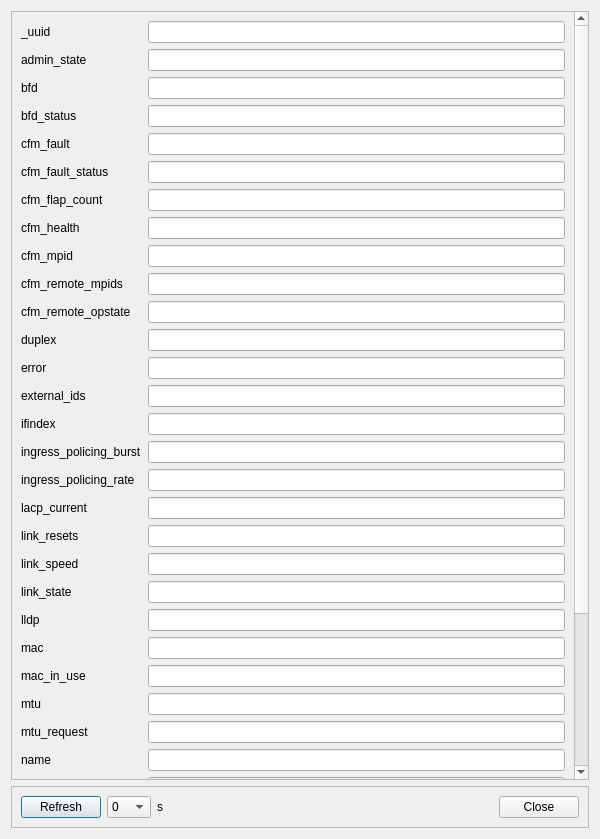
<?xml version="1.0" encoding="UTF-8"?>
<ui version="4.0">
 <class>IF_Dialog</class>
 <widget class="QDialog" name="IF_Dialog">
  <property name="geometry">
   <rect>
    <x>0</x>
    <y>0</y>
    <width>600</width>
    <height>839</height>
   </rect>
  </property>
  <property name="sizePolicy">
   <sizepolicy hsizetype="Fixed" vsizetype="Fixed">
    <horstretch>0</horstretch>
    <verstretch>0</verstretch>
   </sizepolicy>
  </property>
  <property name="windowTitle">
   <string>interface</string>
  </property>
  <layout class="QVBoxLayout" name="verticalLayout">
   <item>
    <widget class="QScrollArea" name="if_scrollArea">
     <property name="sizePolicy">
      <sizepolicy hsizetype="Expanding" vsizetype="Expanding">
       <horstretch>0</horstretch>
       <verstretch>2</verstretch>
      </sizepolicy>
     </property>
     <property name="verticalScrollBarPolicy">
      <enum>Qt::ScrollBarAlwaysOn</enum>
     </property>
     <property name="horizontalScrollBarPolicy">
      <enum>Qt::ScrollBarAsNeeded</enum>
     </property>
     <property name="widgetResizable">
      <bool>true</bool>
     </property>
     <property name="paintme01" stdset="0">
      <bool>true</bool>
     </property>
     <widget class="QWidget" name="if_scrollAreaWidgetContents">
      <property name="geometry">
       <rect>
        <x>0</x>
        <y>-413</y>
        <width>566</width>
        <height>1176</height>
       </rect>
      </property>
      <layout class="QVBoxLayout" name="verticalLayout_3">
       <item>
        <layout class="QGridLayout" name="gridLayout_2">
         <item row="27" column="0">
          <widget class="QLabel" name="label_29">
           <property name="sizePolicy">
            <sizepolicy hsizetype="Fixed" vsizetype="Preferred">
             <horstretch>0</horstretch>
             <verstretch>0</verstretch>
            </sizepolicy>
           </property>
           <property name="text">
            <string>ofport</string>
           </property>
          </widget>
         </item>
         <item row="10" column="0">
          <widget class="QLabel" name="label_12">
           <property name="sizePolicy">
            <sizepolicy hsizetype="Fixed" vsizetype="Preferred">
             <horstretch>0</horstretch>
             <verstretch>0</verstretch>
            </sizepolicy>
           </property>
           <property name="text">
            <string>cfm_remote_opstate</string>
           </property>
          </widget>
         </item>
         <item row="14" column="0">
          <widget class="QLabel" name="label_16">
           <property name="sizePolicy">
            <sizepolicy hsizetype="Fixed" vsizetype="Preferred">
             <horstretch>0</horstretch>
             <verstretch>0</verstretch>
            </sizepolicy>
           </property>
           <property name="text">
            <string>ifindex</string>
           </property>
          </widget>
         </item>
         <item row="11" column="0">
          <widget class="QLabel" name="label_13">
           <property name="sizePolicy">
            <sizepolicy hsizetype="Fixed" vsizetype="Preferred">
             <horstretch>0</horstretch>
             <verstretch>0</verstretch>
            </sizepolicy>
           </property>
           <property name="text">
            <string>duplex</string>
           </property>
          </widget>
         </item>
         <item row="0" column="0">
          <widget class="QLabel" name="label_1">
           <property name="sizePolicy">
            <sizepolicy hsizetype="Fixed" vsizetype="Fixed">
             <horstretch>0</horstretch>
             <verstretch>0</verstretch>
            </sizepolicy>
           </property>
           <property name="text">
            <string>_uuid</string>
           </property>
          </widget>
         </item>
         <item row="1" column="0">
          <widget class="QLabel" name="label_2">
           <property name="sizePolicy">
            <sizepolicy hsizetype="Fixed" vsizetype="Preferred">
             <horstretch>0</horstretch>
             <verstretch>0</verstretch>
            </sizepolicy>
           </property>
           <property name="text">
            <string>admin_state</string>
           </property>
          </widget>
         </item>
         <item row="1" column="1">
          <widget class="QLineEdit" name="lineEdit_admin_state">
           <property name="readOnly">
            <bool>true</bool>
           </property>
           <property name="clearButtonEnabled">
            <bool>false</bool>
           </property>
          </widget>
         </item>
         <item row="0" column="1">
          <widget class="QLineEdit" name="lineEdit__uuid">
           <property name="readOnly">
            <bool>true</bool>
           </property>
           <property name="clearButtonEnabled">
            <bool>false</bool>
           </property>
          </widget>
         </item>
         <item row="2" column="1">
          <widget class="QLineEdit" name="lineEdit_bfd">
           <property name="text">
            <string/>
           </property>
           <property name="dragEnabled">
            <bool>false</bool>
           </property>
           <property name="readOnly">
            <bool>true</bool>
           </property>
           <property name="placeholderText">
            <string/>
           </property>
           <property name="clearButtonEnabled">
            <bool>false</bool>
           </property>
          </widget>
         </item>
         <item row="7" column="0">
          <widget class="QLabel" name="label_9">
           <property name="sizePolicy">
            <sizepolicy hsizetype="Fixed" vsizetype="Preferred">
             <horstretch>0</horstretch>
             <verstretch>0</verstretch>
            </sizepolicy>
           </property>
           <property name="text">
            <string>cfm_health</string>
           </property>
          </widget>
         </item>
         <item row="19" column="0">
          <widget class="QLabel" name="label_21">
           <property name="sizePolicy">
            <sizepolicy hsizetype="Fixed" vsizetype="Preferred">
             <horstretch>0</horstretch>
             <verstretch>0</verstretch>
            </sizepolicy>
           </property>
           <property name="text">
            <string>link_speed</string>
           </property>
          </widget>
         </item>
         <item row="3" column="0">
          <widget class="QLabel" name="label_4">
           <property name="sizePolicy">
            <sizepolicy hsizetype="Fixed" vsizetype="Preferred">
             <horstretch>0</horstretch>
             <verstretch>0</verstretch>
            </sizepolicy>
           </property>
           <property name="text">
            <string>bfd_status</string>
           </property>
          </widget>
         </item>
         <item row="5" column="0">
          <widget class="QLabel" name="label_6">
           <property name="sizePolicy">
            <sizepolicy hsizetype="Fixed" vsizetype="Preferred">
             <horstretch>0</horstretch>
             <verstretch>0</verstretch>
            </sizepolicy>
           </property>
           <property name="text">
            <string>cfm_fault_status</string>
           </property>
          </widget>
         </item>
         <item row="16" column="0">
          <widget class="QLabel" name="label_18">
           <property name="sizePolicy">
            <sizepolicy hsizetype="Fixed" vsizetype="Preferred">
             <horstretch>0</horstretch>
             <verstretch>0</verstretch>
            </sizepolicy>
           </property>
           <property name="text">
            <string>ingress_policing_rate</string>
           </property>
          </widget>
         </item>
         <item row="22" column="0">
          <widget class="QLabel" name="label_22">
           <property name="sizePolicy">
            <sizepolicy hsizetype="Fixed" vsizetype="Preferred">
             <horstretch>0</horstretch>
             <verstretch>0</verstretch>
            </sizepolicy>
           </property>
           <property name="text">
            <string>mac</string>
           </property>
          </widget>
         </item>
         <item row="12" column="0">
          <widget class="QLabel" name="label_14">
           <property name="sizePolicy">
            <sizepolicy hsizetype="Fixed" vsizetype="Preferred">
             <horstretch>0</horstretch>
             <verstretch>0</verstretch>
            </sizepolicy>
           </property>
           <property name="text">
            <string>error</string>
           </property>
          </widget>
         </item>
         <item row="6" column="0">
          <widget class="QLabel" name="label_8">
           <property name="sizePolicy">
            <sizepolicy hsizetype="Fixed" vsizetype="Preferred">
             <horstretch>0</horstretch>
             <verstretch>0</verstretch>
            </sizepolicy>
           </property>
           <property name="text">
            <string>cfm_flap_count</string>
           </property>
          </widget>
         </item>
         <item row="2" column="0">
          <widget class="QLabel" name="label_3">
           <property name="sizePolicy">
            <sizepolicy hsizetype="Fixed" vsizetype="Preferred">
             <horstretch>0</horstretch>
             <verstretch>0</verstretch>
            </sizepolicy>
           </property>
           <property name="text">
            <string>bfd</string>
           </property>
          </widget>
         </item>
         <item row="8" column="0">
          <widget class="QLabel" name="label_10">
           <property name="sizePolicy">
            <sizepolicy hsizetype="Fixed" vsizetype="Preferred">
             <horstretch>0</horstretch>
             <verstretch>0</verstretch>
            </sizepolicy>
           </property>
           <property name="text">
            <string>cfm_mpid</string>
           </property>
          </widget>
         </item>
         <item row="15" column="0">
          <widget class="QLabel" name="label_17">
           <property name="sizePolicy">
            <sizepolicy hsizetype="Fixed" vsizetype="Preferred">
             <horstretch>0</horstretch>
             <verstretch>0</verstretch>
            </sizepolicy>
           </property>
           <property name="text">
            <string>ingress_policing_burst</string>
           </property>
          </widget>
         </item>
         <item row="4" column="0">
          <widget class="QLabel" name="label_5">
           <property name="sizePolicy">
            <sizepolicy hsizetype="Fixed" vsizetype="Preferred">
             <horstretch>0</horstretch>
             <verstretch>0</verstretch>
            </sizepolicy>
           </property>
           <property name="text">
            <string>cfm_fault</string>
           </property>
          </widget>
         </item>
         <item row="13" column="0">
          <widget class="QLabel" name="label_15">
           <property name="sizePolicy">
            <sizepolicy hsizetype="Fixed" vsizetype="Preferred">
             <horstretch>0</horstretch>
             <verstretch>0</verstretch>
            </sizepolicy>
           </property>
           <property name="text">
            <string>external_ids</string>
           </property>
          </widget>
         </item>
         <item row="9" column="0">
          <widget class="QLabel" name="label_11">
           <property name="sizePolicy">
            <sizepolicy hsizetype="Fixed" vsizetype="Preferred">
             <horstretch>0</horstretch>
             <verstretch>0</verstretch>
            </sizepolicy>
           </property>
           <property name="text">
            <string>cfm_remote_mpids</string>
           </property>
          </widget>
         </item>
         <item row="18" column="0">
          <widget class="QLabel" name="label_20">
           <property name="sizePolicy">
            <sizepolicy hsizetype="Fixed" vsizetype="Preferred">
             <horstretch>0</horstretch>
             <verstretch>0</verstretch>
            </sizepolicy>
           </property>
           <property name="text">
            <string>link_resets</string>
           </property>
          </widget>
         </item>
         <item row="17" column="0">
          <widget class="QLabel" name="label_19">
           <property name="sizePolicy">
            <sizepolicy hsizetype="Fixed" vsizetype="Preferred">
             <horstretch>0</horstretch>
             <verstretch>0</verstretch>
            </sizepolicy>
           </property>
           <property name="text">
            <string>lacp_current</string>
           </property>
          </widget>
         </item>
         <item row="24" column="0">
          <widget class="QLabel" name="label_26">
           <property name="sizePolicy">
            <sizepolicy hsizetype="Fixed" vsizetype="Preferred">
             <horstretch>0</horstretch>
             <verstretch>0</verstretch>
            </sizepolicy>
           </property>
           <property name="text">
            <string>mtu</string>
           </property>
          </widget>
         </item>
         <item row="21" column="0">
          <widget class="QLabel" name="label_23">
           <property name="sizePolicy">
            <sizepolicy hsizetype="Fixed" vsizetype="Preferred">
             <horstretch>0</horstretch>
             <verstretch>0</verstretch>
            </sizepolicy>
           </property>
           <property name="text">
            <string>lldp</string>
           </property>
          </widget>
         </item>
         <item row="20" column="0">
          <widget class="QLabel" name="label_24">
           <property name="sizePolicy">
            <sizepolicy hsizetype="Fixed" vsizetype="Preferred">
             <horstretch>0</horstretch>
             <verstretch>0</verstretch>
            </sizepolicy>
           </property>
           <property name="text">
            <string>link_state</string>
           </property>
          </widget>
         </item>
         <item row="23" column="0">
          <widget class="QLabel" name="label_25">
           <property name="sizePolicy">
            <sizepolicy hsizetype="Fixed" vsizetype="Preferred">
             <horstretch>0</horstretch>
             <verstretch>0</verstretch>
            </sizepolicy>
           </property>
           <property name="text">
            <string>mac_in_use</string>
           </property>
          </widget>
         </item>
         <item row="25" column="0">
          <widget class="QLabel" name="label_27">
           <property name="sizePolicy">
            <sizepolicy hsizetype="Fixed" vsizetype="Preferred">
             <horstretch>0</horstretch>
             <verstretch>0</verstretch>
            </sizepolicy>
           </property>
           <property name="text">
            <string>mtu_request</string>
           </property>
          </widget>
         </item>
         <item row="26" column="0">
          <widget class="QLabel" name="label_28">
           <property name="sizePolicy">
            <sizepolicy hsizetype="Fixed" vsizetype="Preferred">
             <horstretch>0</horstretch>
             <verstretch>0</verstretch>
            </sizepolicy>
           </property>
           <property name="text">
            <string>name</string>
           </property>
          </widget>
         </item>
         <item row="28" column="0">
          <widget class="QLabel" name="label_30">
           <property name="sizePolicy">
            <sizepolicy hsizetype="Fixed" vsizetype="Preferred">
             <horstretch>0</horstretch>
             <verstretch>0</verstretch>
            </sizepolicy>
           </property>
           <property name="text">
            <string>ofport_request</string>
           </property>
          </widget>
         </item>
         <item row="29" column="0">
          <widget class="QLabel" name="label_31">
           <property name="sizePolicy">
            <sizepolicy hsizetype="Fixed" vsizetype="Preferred">
             <horstretch>0</horstretch>
             <verstretch>0</verstretch>
            </sizepolicy>
           </property>
           <property name="text">
            <string>options</string>
           </property>
          </widget>
         </item>
         <item row="30" column="0">
          <widget class="QLabel" name="label_32">
           <property name="sizePolicy">
            <sizepolicy hsizetype="Fixed" vsizetype="Preferred">
             <horstretch>0</horstretch>
             <verstretch>0</verstretch>
            </sizepolicy>
           </property>
           <property name="text">
            <string>other_config</string>
           </property>
          </widget>
         </item>
         <item row="32" column="0">
          <widget class="QLabel" name="label_34">
           <property name="sizePolicy">
            <sizepolicy hsizetype="Fixed" vsizetype="Preferred">
             <horstretch>0</horstretch>
             <verstretch>0</verstretch>
            </sizepolicy>
           </property>
           <property name="text">
            <string>status</string>
           </property>
          </widget>
         </item>
         <item row="31" column="0">
          <widget class="QLabel" name="label_33">
           <property name="sizePolicy">
            <sizepolicy hsizetype="Fixed" vsizetype="Preferred">
             <horstretch>0</horstretch>
             <verstretch>0</verstretch>
            </sizepolicy>
           </property>
           <property name="text">
            <string>statistics</string>
           </property>
          </widget>
         </item>
         <item row="33" column="0">
          <widget class="QLabel" name="label_35">
           <property name="sizePolicy">
            <sizepolicy hsizetype="Fixed" vsizetype="Preferred">
             <horstretch>0</horstretch>
             <verstretch>0</verstretch>
            </sizepolicy>
           </property>
           <property name="text">
            <string>type</string>
           </property>
          </widget>
         </item>
         <item row="3" column="1">
          <widget class="QLineEdit" name="lineEdit_bfd_status">
           <property name="text">
            <string/>
           </property>
           <property name="dragEnabled">
            <bool>false</bool>
           </property>
           <property name="readOnly">
            <bool>true</bool>
           </property>
           <property name="placeholderText">
            <string/>
           </property>
           <property name="clearButtonEnabled">
            <bool>false</bool>
           </property>
          </widget>
         </item>
         <item row="10" column="1">
          <widget class="QLineEdit" name="lineEdit_cfm_remote_opstate">
           <property name="text">
            <string/>
           </property>
           <property name="dragEnabled">
            <bool>false</bool>
           </property>
           <property name="readOnly">
            <bool>true</bool>
           </property>
           <property name="placeholderText">
            <string/>
           </property>
           <property name="clearButtonEnabled">
            <bool>false</bool>
           </property>
          </widget>
         </item>
         <item row="4" column="1">
          <widget class="QLineEdit" name="lineEdit_cfm_fault">
           <property name="text">
            <string/>
           </property>
           <property name="dragEnabled">
            <bool>false</bool>
           </property>
           <property name="readOnly">
            <bool>true</bool>
           </property>
           <property name="placeholderText">
            <string/>
           </property>
           <property name="clearButtonEnabled">
            <bool>false</bool>
           </property>
          </widget>
         </item>
         <item row="5" column="1">
          <widget class="QLineEdit" name="lineEdit_cfm_fault_status">
           <property name="text">
            <string/>
           </property>
           <property name="dragEnabled">
            <bool>false</bool>
           </property>
           <property name="readOnly">
            <bool>true</bool>
           </property>
           <property name="placeholderText">
            <string/>
           </property>
           <property name="clearButtonEnabled">
            <bool>false</bool>
           </property>
          </widget>
         </item>
         <item row="6" column="1">
          <widget class="QLineEdit" name="lineEdit_cfm_flap_count">
           <property name="text">
            <string/>
           </property>
           <property name="dragEnabled">
            <bool>false</bool>
           </property>
           <property name="readOnly">
            <bool>true</bool>
           </property>
           <property name="placeholderText">
            <string/>
           </property>
           <property name="clearButtonEnabled">
            <bool>false</bool>
           </property>
          </widget>
         </item>
         <item row="7" column="1">
          <widget class="QLineEdit" name="lineEdit_cfm_health">
           <property name="text">
            <string/>
           </property>
           <property name="dragEnabled">
            <bool>false</bool>
           </property>
           <property name="readOnly">
            <bool>true</bool>
           </property>
           <property name="placeholderText">
            <string/>
           </property>
           <property name="clearButtonEnabled">
            <bool>false</bool>
           </property>
          </widget>
         </item>
         <item row="8" column="1">
          <widget class="QLineEdit" name="lineEdit_cfm_mpid">
           <property name="text">
            <string/>
           </property>
           <property name="dragEnabled">
            <bool>false</bool>
           </property>
           <property name="readOnly">
            <bool>true</bool>
           </property>
           <property name="placeholderText">
            <string/>
           </property>
           <property name="clearButtonEnabled">
            <bool>false</bool>
           </property>
          </widget>
         </item>
         <item row="9" column="1">
          <widget class="QLineEdit" name="lineEdit_cfm_remote_mpids">
           <property name="text">
            <string/>
           </property>
           <property name="dragEnabled">
            <bool>false</bool>
           </property>
           <property name="readOnly">
            <bool>true</bool>
           </property>
           <property name="placeholderText">
            <string/>
           </property>
           <property name="clearButtonEnabled">
            <bool>false</bool>
           </property>
          </widget>
         </item>
         <item row="11" column="1">
          <widget class="QLineEdit" name="lineEdit_duplex">
           <property name="text">
            <string/>
           </property>
           <property name="dragEnabled">
            <bool>false</bool>
           </property>
           <property name="readOnly">
            <bool>true</bool>
           </property>
           <property name="placeholderText">
            <string/>
           </property>
           <property name="clearButtonEnabled">
            <bool>false</bool>
           </property>
          </widget>
         </item>
         <item row="12" column="1">
          <widget class="QLineEdit" name="lineEdit_error">
           <property name="text">
            <string/>
           </property>
           <property name="dragEnabled">
            <bool>false</bool>
           </property>
           <property name="readOnly">
            <bool>true</bool>
           </property>
           <property name="placeholderText">
            <string/>
           </property>
           <property name="clearButtonEnabled">
            <bool>false</bool>
           </property>
          </widget>
         </item>
         <item row="13" column="1">
          <widget class="QLineEdit" name="lineEdit_external_ids">
           <property name="text">
            <string/>
           </property>
           <property name="dragEnabled">
            <bool>false</bool>
           </property>
           <property name="readOnly">
            <bool>true</bool>
           </property>
           <property name="placeholderText">
            <string/>
           </property>
           <property name="clearButtonEnabled">
            <bool>false</bool>
           </property>
          </widget>
         </item>
         <item row="14" column="1">
          <widget class="QLineEdit" name="lineEdit_ifindex">
           <property name="text">
            <string/>
           </property>
           <property name="dragEnabled">
            <bool>false</bool>
           </property>
           <property name="readOnly">
            <bool>true</bool>
           </property>
           <property name="placeholderText">
            <string/>
           </property>
           <property name="clearButtonEnabled">
            <bool>false</bool>
           </property>
          </widget>
         </item>
         <item row="15" column="1">
          <widget class="QLineEdit" name="lineEdit_ingress_policing_burst">
           <property name="text">
            <string/>
           </property>
           <property name="dragEnabled">
            <bool>false</bool>
           </property>
           <property name="readOnly">
            <bool>true</bool>
           </property>
           <property name="placeholderText">
            <string/>
           </property>
           <property name="clearButtonEnabled">
            <bool>false</bool>
           </property>
          </widget>
         </item>
         <item row="16" column="1">
          <widget class="QLineEdit" name="lineEdit_ingress_policing_rate">
           <property name="text">
            <string/>
           </property>
           <property name="dragEnabled">
            <bool>false</bool>
           </property>
           <property name="readOnly">
            <bool>true</bool>
           </property>
           <property name="placeholderText">
            <string/>
           </property>
           <property name="clearButtonEnabled">
            <bool>false</bool>
           </property>
          </widget>
         </item>
         <item row="17" column="1">
          <widget class="QLineEdit" name="lineEdit_lacp_current">
           <property name="text">
            <string/>
           </property>
           <property name="dragEnabled">
            <bool>false</bool>
           </property>
           <property name="readOnly">
            <bool>true</bool>
           </property>
           <property name="placeholderText">
            <string/>
           </property>
           <property name="clearButtonEnabled">
            <bool>false</bool>
           </property>
          </widget>
         </item>
         <item row="18" column="1">
          <widget class="QLineEdit" name="lineEdit_link_resets">
           <property name="text">
            <string/>
           </property>
           <property name="dragEnabled">
            <bool>false</bool>
           </property>
           <property name="readOnly">
            <bool>true</bool>
           </property>
           <property name="placeholderText">
            <string/>
           </property>
           <property name="clearButtonEnabled">
            <bool>false</bool>
           </property>
          </widget>
         </item>
         <item row="19" column="1">
          <widget class="QLineEdit" name="lineEdit_link_speed">
           <property name="text">
            <string/>
           </property>
           <property name="dragEnabled">
            <bool>false</bool>
           </property>
           <property name="readOnly">
            <bool>true</bool>
           </property>
           <property name="placeholderText">
            <string/>
           </property>
           <property name="clearButtonEnabled">
            <bool>false</bool>
           </property>
          </widget>
         </item>
         <item row="20" column="1">
          <widget class="QLineEdit" name="lineEdit_link_state">
           <property name="text">
            <string/>
           </property>
           <property name="dragEnabled">
            <bool>false</bool>
           </property>
           <property name="readOnly">
            <bool>true</bool>
           </property>
           <property name="placeholderText">
            <string/>
           </property>
           <property name="clearButtonEnabled">
            <bool>false</bool>
           </property>
          </widget>
         </item>
         <item row="21" column="1">
          <widget class="QLineEdit" name="lineEdit_lldp">
           <property name="text">
            <string/>
           </property>
           <property name="dragEnabled">
            <bool>false</bool>
           </property>
           <property name="readOnly">
            <bool>true</bool>
           </property>
           <property name="placeholderText">
            <string/>
           </property>
           <property name="clearButtonEnabled">
            <bool>false</bool>
           </property>
          </widget>
         </item>
         <item row="22" column="1">
          <widget class="QLineEdit" name="lineEdit_mac">
           <property name="text">
            <string/>
           </property>
           <property name="dragEnabled">
            <bool>false</bool>
           </property>
           <property name="readOnly">
            <bool>true</bool>
           </property>
           <property name="placeholderText">
            <string/>
           </property>
           <property name="clearButtonEnabled">
            <bool>false</bool>
           </property>
          </widget>
         </item>
         <item row="23" column="1">
          <widget class="QLineEdit" name="lineEdit_mac_in_use">
           <property name="text">
            <string/>
           </property>
           <property name="dragEnabled">
            <bool>false</bool>
           </property>
           <property name="readOnly">
            <bool>true</bool>
           </property>
           <property name="placeholderText">
            <string/>
           </property>
           <property name="clearButtonEnabled">
            <bool>false</bool>
           </property>
          </widget>
         </item>
         <item row="24" column="1">
          <widget class="QLineEdit" name="lineEdit_mtu">
           <property name="text">
            <string/>
           </property>
           <property name="dragEnabled">
            <bool>false</bool>
           </property>
           <property name="readOnly">
            <bool>true</bool>
           </property>
           <property name="placeholderText">
            <string/>
           </property>
           <property name="clearButtonEnabled">
            <bool>false</bool>
           </property>
          </widget>
         </item>
         <item row="25" column="1">
          <widget class="QLineEdit" name="lineEdit_mtu_request">
           <property name="text">
            <string/>
           </property>
           <property name="dragEnabled">
            <bool>false</bool>
           </property>
           <property name="readOnly">
            <bool>true</bool>
           </property>
           <property name="placeholderText">
            <string/>
           </property>
           <property name="clearButtonEnabled">
            <bool>false</bool>
           </property>
          </widget>
         </item>
         <item row="26" column="1">
          <widget class="QLineEdit" name="lineEdit_name">
           <property name="text">
            <string/>
           </property>
           <property name="dragEnabled">
            <bool>false</bool>
           </property>
           <property name="readOnly">
            <bool>true</bool>
           </property>
           <property name="placeholderText">
            <string/>
           </property>
           <property name="clearButtonEnabled">
            <bool>false</bool>
           </property>
          </widget>
         </item>
         <item row="27" column="1">
          <widget class="QLineEdit" name="lineEdit_ofport">
           <property name="text">
            <string/>
           </property>
           <property name="dragEnabled">
            <bool>false</bool>
           </property>
           <property name="readOnly">
            <bool>true</bool>
           </property>
           <property name="placeholderText">
            <string/>
           </property>
           <property name="clearButtonEnabled">
            <bool>false</bool>
           </property>
          </widget>
         </item>
         <item row="28" column="1">
          <widget class="QLineEdit" name="lineEdit_ofport_request">
           <property name="text">
            <string/>
           </property>
           <property name="dragEnabled">
            <bool>false</bool>
           </property>
           <property name="readOnly">
            <bool>true</bool>
           </property>
           <property name="placeholderText">
            <string/>
           </property>
           <property name="clearButtonEnabled">
            <bool>false</bool>
           </property>
          </widget>
         </item>
         <item row="29" column="1">
          <widget class="QLineEdit" name="lineEdit_options">
           <property name="text">
            <string/>
           </property>
           <property name="dragEnabled">
            <bool>false</bool>
           </property>
           <property name="readOnly">
            <bool>true</bool>
           </property>
           <property name="placeholderText">
            <string/>
           </property>
           <property name="clearButtonEnabled">
            <bool>false</bool>
           </property>
          </widget>
         </item>
         <item row="30" column="1">
          <widget class="QLineEdit" name="lineEdit_other_config">
           <property name="text">
            <string/>
           </property>
           <property name="dragEnabled">
            <bool>false</bool>
           </property>
           <property name="readOnly">
            <bool>true</bool>
           </property>
           <property name="placeholderText">
            <string/>
           </property>
           <property name="clearButtonEnabled">
            <bool>false</bool>
           </property>
          </widget>
         </item>
         <item row="31" column="1">
          <widget class="QLineEdit" name="lineEdit_statistics">
           <property name="text">
            <string/>
           </property>
           <property name="dragEnabled">
            <bool>false</bool>
           </property>
           <property name="readOnly">
            <bool>true</bool>
           </property>
           <property name="placeholderText">
            <string/>
           </property>
           <property name="clearButtonEnabled">
            <bool>false</bool>
           </property>
          </widget>
         </item>
         <item row="32" column="1">
          <widget class="QLineEdit" name="lineEdit_status">
           <property name="text">
            <string/>
           </property>
           <property name="dragEnabled">
            <bool>false</bool>
           </property>
           <property name="readOnly">
            <bool>true</bool>
           </property>
           <property name="placeholderText">
            <string/>
           </property>
           <property name="clearButtonEnabled">
            <bool>false</bool>
           </property>
          </widget>
         </item>
         <item row="33" column="1">
          <widget class="QLineEdit" name="lineEdit_type">
           <property name="text">
            <string/>
           </property>
           <property name="dragEnabled">
            <bool>false</bool>
           </property>
           <property name="readOnly">
            <bool>true</bool>
           </property>
           <property name="placeholderText">
            <string/>
           </property>
           <property name="clearButtonEnabled">
            <bool>false</bool>
           </property>
          </widget>
         </item>
        </layout>
       </item>
       <item>
        <spacer name="verticalSpacer">
         <property name="orientation">
          <enum>Qt::Vertical</enum>
         </property>
         <property name="sizeHint" stdset="0">
          <size>
           <width>20</width>
           <height>40</height>
          </size>
         </property>
        </spacer>
       </item>
      </layout>
     </widget>
    </widget>
   </item>
   <item>
    <widget class="QFrame" name="if_frame">
     <property name="sizePolicy">
      <sizepolicy hsizetype="Expanding" vsizetype="Maximum">
       <horstretch>0</horstretch>
       <verstretch>1</verstretch>
      </sizepolicy>
     </property>
     <property name="frameShape">
      <enum>QFrame::StyledPanel</enum>
     </property>
     <property name="frameShadow">
      <enum>QFrame::Raised</enum>
     </property>
     <layout class="QHBoxLayout" name="horizontalLayout">
      <item>
       <layout class="QGridLayout" name="gridLayout_3">
        <item row="0" column="3">
         <widget class="QLabel" name="label_36">
          <property name="text">
           <string>s</string>
          </property>
         </widget>
        </item>
        <item row="0" column="1">
         <widget class="QPushButton" name="pushButtonif_refresh">
          <property name="toolTip">
           <string>Refresh view</string>
          </property>
          <property name="text">
           <string>Refresh</string>
          </property>
         </widget>
        </item>
        <item row="0" column="4">
         <spacer name="horizontalSpacer">
          <property name="orientation">
           <enum>Qt::Horizontal</enum>
          </property>
          <property name="sizeHint" stdset="0">
           <size>
            <width>40</width>
            <height>20</height>
           </size>
          </property>
         </spacer>
        </item>
        <item row="0" column="2">
         <widget class="QComboBox" name="comboBox_if_ar">
          <item>
           <property name="text">
            <string>0</string>
           </property>
          </item>
          <item>
           <property name="text">
            <string>1</string>
           </property>
          </item>
          <item>
           <property name="text">
            <string>2</string>
           </property>
          </item>
          <item>
           <property name="text">
            <string>3</string>
           </property>
          </item>
          <item>
           <property name="text">
            <string>5</string>
           </property>
          </item>
          <item>
           <property name="text">
            <string>10</string>
           </property>
          </item>
          <item>
           <property name="text">
            <string>20</string>
           </property>
          </item>
          <item>
           <property name="text">
            <string>30</string>
           </property>
          </item>
          <item>
           <property name="text">
            <string>60</string>
           </property>
          </item>
         </widget>
        </item>
        <item row="0" column="5">
         <widget class="QPushButton" name="pushButtonif_close">
          <property name="toolTip">
           <string>Close Dialog Box</string>
          </property>
          <property name="text">
           <string>Close</string>
          </property>
         </widget>
        </item>
       </layout>
      </item>
     </layout>
    </widget>
   </item>
  </layout>
 </widget>
 <resources/>
 <connections/>
</ui>
